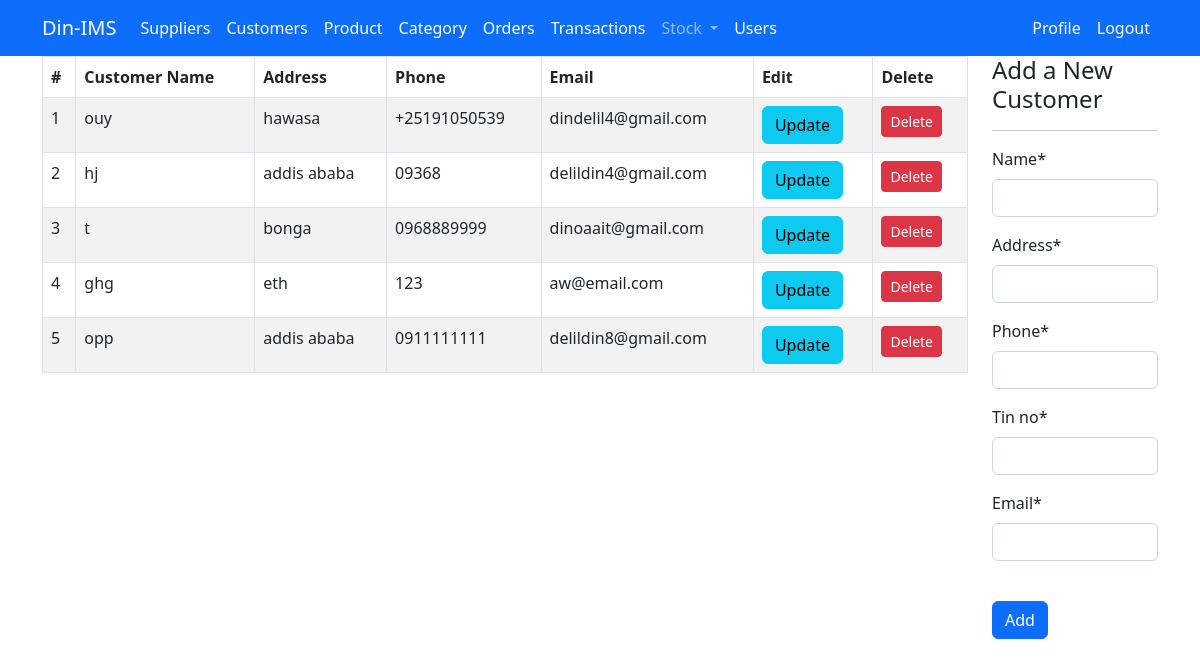
The app's page /inventory/customers/ (signed in) with its own data.
### inventory/models.py (models this page shows, shortened)
class Customer(models.Model):
    name = models.CharField(max_length=150)
    phone = models.CharField(max_length=12, unique=True)
    address = models.CharField(max_length=200)
    email = models.EmailField(max_length=254, unique=True)
    tin_no = models.CharField(max_length=15)
    is_deleted = models.BooleanField(default=False)

### inventory/views.py (the view)
# urls.py: path("customers/", views.customers, name="customers"),
@login_required
def customers(request):
    customers = Customer.objects.all()
    print([i for i in request])
    if request.method == "POST":
        form = CustomerForm(request.POST)
        if form.is_valid():
            form.save()
            return redirect("customers")
    else:
        form = SupplierForm()
    context = {"title": "customers", "customers": customers, "form": form}
    return render(request, "inventory/customers.html", context)

### inventory/forms.py
class SupplierForm(forms.ModelForm):
    class Meta:
        model = Supplier
        fields = ["name", "address", "phone" ,"tin_no", "email"]

### inventory/templates/inventory/customers.html (shortened to what this page needs)
{% extends 'inventory/base.html' %}
{% load crispy_forms_tags %}
{% block content %}
<div class="container">
    <div class="row">
        <div class="col-md-10">
            <table class="table table-striped  table-bordered table-hovet">
                <thead class="thead-dark">
                    <tr>
                        <th scope="col">#</th>
                        <th scope="col">Customer Name</th>
                        <th scope="col">Address</th>
                        <th scope="col">Phone</th>
                        <th scope="col">Email</th>
                        <th scope="col">Edit</th>
                        <th scope="col">Delete</th>
                    </tr>
                </thead>
                <tbody>
                    {% for customer in customers %}
                    <tr style="cursor: pointer; cursor: hand;">
                        <td>{{ forloop.counter }}</td>
                        <td>{{ customer.name }}</td>
                        <td>{{ customer.address }}</td>
                        <td>{{ customer.phone }}</td>
                        <td>{{ customer.email }}</td>
                        <td><a class="btn btn-primary btn-info" href="#" role="button">Update</a></td>
			            <td><a class="btn btn-sm btn-danger" href="#">Delete</a></td>
                    </tr>
                    {% endfor %}
                </tbody>
            </table>
        </div>
        {% if user.is_staff and user.is_superuser %}
        <div class="col-md-2">
            <form method="POST">
                <h4>Add a New Customer</h4>
                <hr>
                {{ form|crispy}}
                <br>
                <button type="submit" class="btn btn-primary">Add</button>
            </form>
        </div>
        {% else %}
        <div class="col-md-2">
        </div>
        {% endif %}
    </div>
</div>
{% endblock %}

### records on screen
Customer: name "ouy", address "hawasa", phone "+25191050539", email "dindelil4@gmail.com"
Customer: name "hj", address "addis ababa", phone "09368", email "delildin4@gmail.com"
Customer: name "t", address "bonga", phone "0968889999", email "dinoaait@gmail.com"
Customer: name "ghg", address "eth", phone "123", email "aw@email.com"
Customer: name "opp", address "addis ababa", phone "0911111111", email "delildin8@gmail.com"
